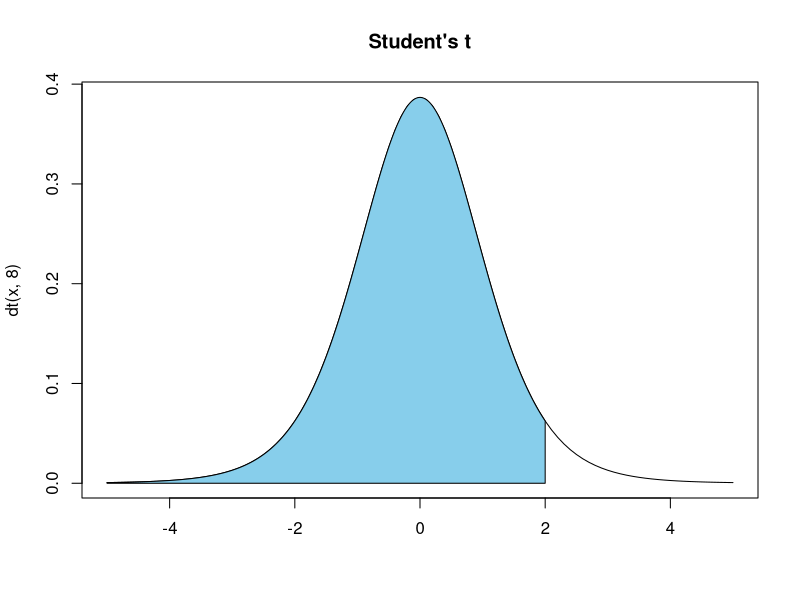

This chart was generated by the following R code:


# Create data for the area to shade
TX<-seq(-5,2,.01)
cord.x <- c(-5,TX,2) 
cord.y <- c(0,dt(TX,8),0) 

# Make a curve
curve(dt(x,8), xlim=c(-5,5), main="Student's t", xlab = "") 

# Add the shaded area.
polygon(cord.x,cord.y,col='skyblue')

?dt
